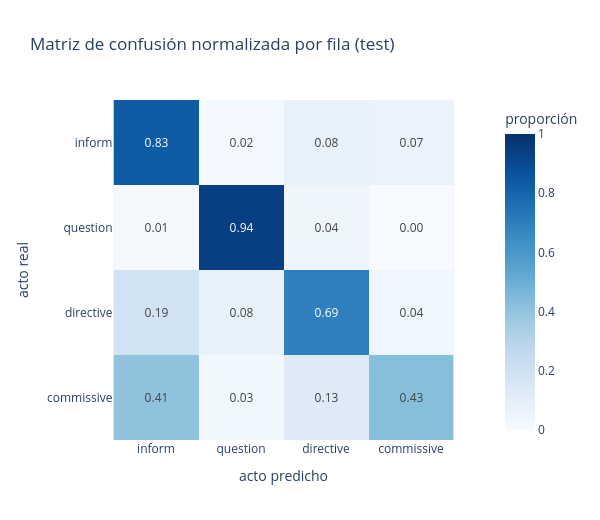

Notebook code for this chart:
### Markdown cell above
Matriz normalizada por fila: cada fila muestra cómo se repartieron las predicciones de los turnos de un acto real. Luego, los pares más confundidos con sus conteos.

### Code cell
# ============================================================
# Matriz de confusión normalizada
# ============================================================
matriz = confusion_matrix(y_test, y_pred_test, normalize="true")
fig = px.imshow(matriz, x=ACTOS, y=ACTOS, text_auto=".2f", color_continuous_scale="Blues", zmin=0, zmax=1,
                labels={"x": "acto predicho", "y": "acto real", "color": "proporción"},
                title="Matriz de confusión normalizada por fila (test)")
fig.update_layout(width=600, height=520)
fig.show()

### Figure 1 — Plotly figure (JSON) as saved in the notebook; plotly's stock layout.template omitted (floating-point values rounded to 4 significant figures)
{"data": [{"coloraxis": "coloraxis", "name": "0", "texttemplate": "%{z:.2f}", "x": ["inform", "question", "directive", "commissive"], "y": ["inform", "question", "directive", "commissive"], "z": [[0.8339, 0.01981, 0.08065, 0.06565], [0.01222, 0.9425, 0.04434, 0.000905], [0.1901, 0.08138, 0.6933, 0.03521], [0.4095, 0.03482, 0.1253, 0.4304]], "type": "heatmap", "xaxis": "x", "yaxis": "y", "hovertemplate": "acto predicho: %{x}<br>acto real: %{y}<br>proporción: %{z}<extra></extra>"}], "layout": {"xaxis": {"anchor": "y", "domain": [0, 1], "scaleanchor": "y", "constrain": "domain", "title": {"text": "acto predicho"}}, "yaxis": {"anchor": "x", "domain": [0, 1], "autorange": "reversed", "constrain": "domain", "title": {"text": "acto real"}}, "coloraxis": {"colorbar": {"title": {"text": "proporción"}}, "colorscale": [[0, "rgb(247,251,255)"], [0.125, "rgb(222,235,247)"], [0.25, "rgb(198,219,239)"], [0.375, "rgb(158,202,225)"], [0.5, "rgb(107,174,214)"], [0.625, "rgb(66,146,198)"], [0.75, "rgb(33,113,181)"], [0.875, "rgb(8,81,156)"], [1, "rgb(8,48,107)"]], "cmin": 0, "cmax": 1}, "title": {"text": "Matriz de confusión normalizada por fila (test)"}, "width": 600, "height": 520}}
